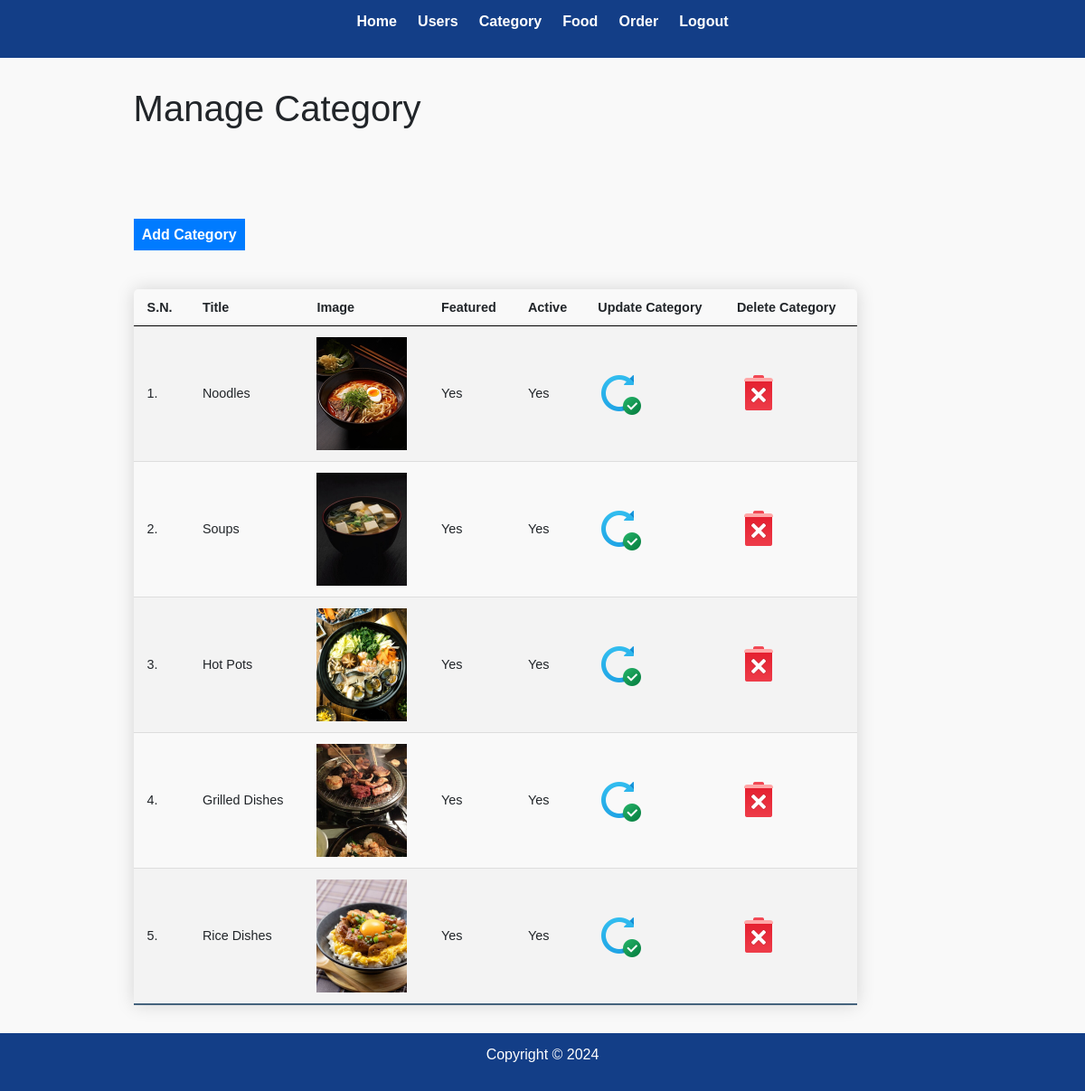
The page /admin/manage-category.php (signed in) on the database its author committed.
### tables this page shows
CREATE TABLE `tbl_category` (
  `id` int(10) UNSIGNED NOT NULL,
  `title` varchar(100) NOT NULL,
  `image_name` varchar(255) NOT NULL,
  `featured` varchar(10) NOT NULL,
  `active` varchar(10) NOT NULL
);

### admin/manage-category.php (the view, shortened to what this page needs)
<?php include('includes/menu.php'); ?>
<div class="main-content">
    <div class="wrapper">
        <h1>Manage Category</h1>
        <br /><br />
        <br><br>
                <a href="<?php echo SITEURL; ?>admin/add-category.php" class="btn-primary">Add Category</a>
                <br /><br /><br />
                <table class="content-table">
                    <tr>
                        <th>S.N.</th>
                        <th>Title</th>
                        <th>Image</th>
                        <th>Featured</th>
                        <th>Active</th>
                        <th>Update Category</th>
                        <th>Delete Category</th>
                    </tr>
                    <?php
                        $sql = "SELECT * FROM tbl_category";
                        $res = mysqli_query($conn, $sql);
                        $count = mysqli_num_rows($res);
                        $sn=1;
                        if($count>0)
                        {
                            while($row=mysqli_fetch_assoc($res))
                            {
                                $id = $row['id'];
                                $title = $row['title'];
                                $image_name = $row['image_name'];
                                $featured = $row['featured'];
                                $active = $row['active'];
                                ?>
                                    <tr>
                                        <td><?php echo $sn++; ?>. </td>
                                        <td><?php echo $title; ?></td>
                                        <td>
                                            <?php
                                                if($image_name!="")
                                                {
                                                    ?>
                                                    <img src="<?php echo SITEURL; ?>images/category/<?php echo $image_name; ?>" width="100px" >
                                                    <?php
                                                }
                                                else
                                                {
                                                    echo "<div class='error'>Image not Added.</div>";
                                                }
                                            ?>
                                        </td>
                                        <td><?php echo $featured; ?></td>
                                        <td><?php echo $active; ?></td>
                                        <td>
                                            <a href="<?php echo SITEURL; ?>admin/update-category.php?id=<?php echo $id; ?>"><img src="../images/icons/update.png"/></a>
                                            </td>
                                            <td>
                                            <a href="<?php echo SITEURL; ?>admin/delete-category.php?id=<?php echo $id; ?>&image_name=<?php echo $image_name; ?>"><img src="../images/icons/delete.png"/></a>
                                        </td>
                                    </tr>
                                <?php
                            }
                        }
                        else
                        {
                            ?>
                            <tr>
                                <td colspan="6"><div class="error">No Category Added.</div></td>
                            </tr>
                            <?php
                        }
                    ?>
                </table>
    </div>
</div>
<?php include('includes/footer.php'); ?>

### css/admin.css (style rules this page uses)
* { margin: 0; padding: 0; font-family: Arial, Helvetica, sans-serif; }
.wrapper { padding: 1%; width: 80%; margin: 0 auto; }
table tr th { border-bottom: 1px solid black; padding: 1%; text-align: left; }
table tr td { padding: 1%; }
.btn-primary { background-color: #133E87; padding: 1%; color: white; text-decoration: none; font-weight: bold; }
.main-content { background-color: #f1f2f6; padding: 3% 0; }
.content-table { border-collapse: collapse; font-size: 0.9em; min-width: 800px; border-radius: 5px 5px 0 0; overflow: hidden; box-shadow: 0 0 20px rgba(0, 0, 0, 0.15); }
.content-table th, .content-table td { padding: 12px 15px; }
.content-table tbody tr { border-bottom: 1px solid #dddddd; }
.content-table tbody tr:nth-of-type(even) { background-color: #f3f3f3; }
.content-table tbody tr:last-of-type { border-bottom: 2px solid #45637d; }
html, body { height: 100%; margin: 0; display: flex; flex-direction: column; }
.main-content { flex: 1; padding: 20px; box-sizing: border-box; background-color: #f9f9f9; }

### rows shown on the page
tbl_category: title "Noodles", image_name (picture), featured "Yes", active "Yes"
tbl_category: title "Soups", image_name (picture), featured "Yes", active "Yes"
tbl_category: title "Hot Pots", image_name (picture), featured "Yes", active "Yes"
tbl_category: title "Grilled Dishes", image_name (picture), featured "Yes", active "Yes"
tbl_category: title "Rice Dishes", image_name (picture), featured "Yes", active "Yes"
